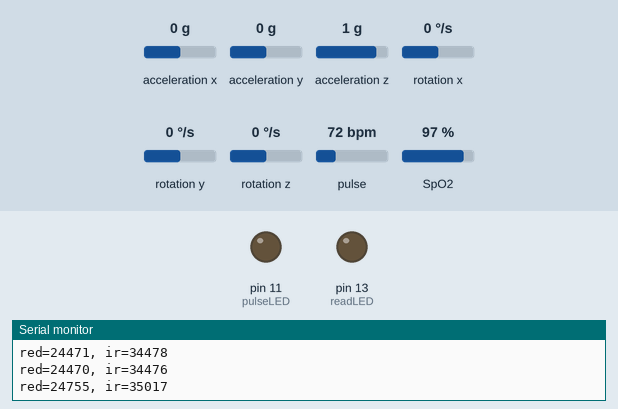
Recording of a sketch running on a simulated Arduino Uno, built with avr-gcc and run on an emulated ATmega328P. On the bench: output pins drawn as LEDs (lit = HIGH), the last lines printed to the serial monitor. Dashed ring = blinking. The test bench sets the inputs (shaded band); at power-on: pulse 72 bpm, acceleration x 0 g, acceleration y 0 g, acceleration z 1 g, rotation x 0 °/s, rotation y 0 °/s, rotation z 0 °/s, SpO2 97 %.

Above: at 1.7 s.
1.8 s: pulse set to 100 bpm
At 5.05 s:
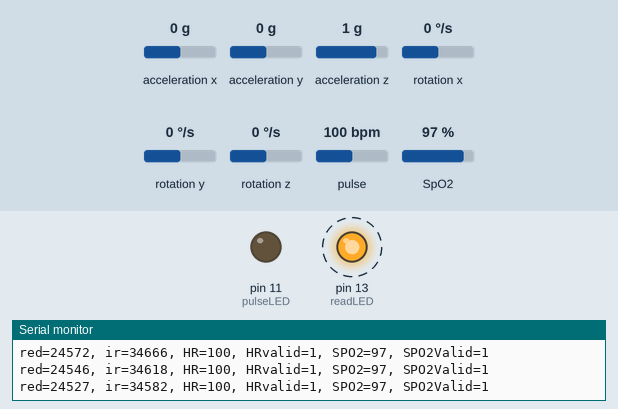
Timing chart, 0 to 12.5 s (numbered marks = the images above; inputs shaded):
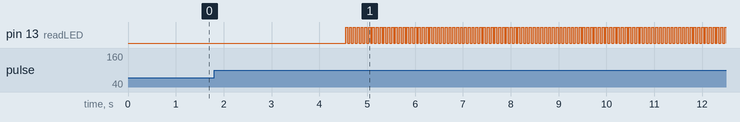

The sketch:

Example8_SPO2.ino
```cpp
// (licence header left out)
#include <Wire.h>
#include "MAX30105.h"
#include "spo2_algorithm.h"


#include "I2Cdev.h"

#include "MPU6050_6Axis_MotionApps20.h"
//#include "MPU6050.h" // not necessary if using MotionApps include file

// Arduino Wire library is required if I2Cdev I2CDEV_ARDUINO_WIRE implementation
// is used in I2Cdev.h
#if I2CDEV_IMPLEMENTATION == I2CDEV_ARDUINO_WIRE
    #include "Wire.h"
#endif
MPU6050 mpu;
#define OUTPUT_READABLE_YAWPITCHROLL


MAX30105 particleSensor;

#define MAX_BRIGHTNESS 255

#if defined(__AVR_ATmega328P__) || defined(__AVR_ATmega168__)
//Arduino Uno doesn't have enough SRAM to store 100 samples of IR led data and red led data in 32-bit format
//To solve this problem, 16-bit MSB of the sampled data will be truncated. Samples become 16-bit data.
uint16_t irBuffer[100]; //infrared LED sensor data
uint16_t redBuffer[100];  //red LED sensor data
#else
uint32_t irBuffer[100]; //infrared LED sensor data
uint32_t redBuffer[100];  //red LED sensor data
#endif

int32_t bufferLength; //data length
int32_t spo2; //SPO2 value
int8_t validSPO2; //indicator to show if the SPO2 calculation is valid
int32_t heartRate; //heart rate value
int8_t validHeartRate; //indicator to show if the heart rate calculation is valid

byte pulseLED = 11; //Must be on PWM pin
byte readLED = 13; //Blinks with each data read


// MPU control/status vars
bool dmpReady = false;  // set true if DMP init was successful
uint8_t mpuIntStatus;   // holds actual interrupt status byte from MPU
uint8_t devStatus;      // return status after each device operation (0 = success, !0 = error)
uint16_t packetSize;    // expected DMP packet size (default is 42 bytes)
uint16_t fifoCount;     // count of all bytes currently in FIFO
uint8_t fifoBuffer[64]; // FIFO storage buffer

// orientation/motion vars
Quaternion q;           // [w, x, y, z]         quaternion container
VectorInt16 aa;         // [x, y, z]            accel sensor measurements
VectorInt16 aaReal;     // [x, y, z]            gravity-free accel sensor measurements
VectorInt16 aaWorld;    // [x, y, z]            world-frame accel sensor measurements
VectorFloat gravity;    // [x, y, z]            gravity vector

float ypr[3];           // [yaw, pitch, roll]   yaw/pitch/roll container and gravity vector

// packet structure for InvenSense teapot demo
uint8_t teapotPacket[14] = { '$', 0x02, 0,0, 0,0, 0,0, 0,0, 0x00, 0x00, '\r', '\n' };


void setup()
{
  Serial.begin(115200); // initialize serial communication at 115200 bits per second:

  pinMode(pulseLED, OUTPUT);
  pinMode(readLED, OUTPUT);

  // Initialize sensor
  if (!particleSensor.begin(Wire, I2C_SPEED_FAST)) //Use default I2C port, 400kHz speed
  {
    Serial.println(F("MAX30105 was not found. Please check wiring/power."));
    while (1);
  }

 /* Serial.println(F("Attach sensor to finger with rubber band. Press any key to start conversion"));
  while (Serial.available() == 0) ; //wait until user presses a key
  Serial.read();
*/
  byte ledBrightness = 60; //Options: 0=Off to 255=50mA
  byte sampleAverage = 4; //Options: 1, 2, 4, 8, 16, 32
  byte ledMode = 2; //Options: 1 = Red only, 2 = Red + IR, 3 = Red + IR + Green
  byte sampleRate = 100; //Options: 50, 100, 200, 400, 800, 1000, 1600, 3200
  int pulseWidth = 411; //Options: 69, 118, 215, 411
  int adcRange = 4096; //Options: 2048, 4096, 8192, 16384

  particleSensor.setup(ledBrightness, sampleAverage, ledMode, sampleRate, pulseWidth, adcRange); //Configure sensor with these settings


 #if I2CDEV_IMPLEMENTATION == I2CDEV_ARDUINO_WIRE
        Wire.begin();
        TWBR = 24; // 400kHz I2C clock (200kHz if CPU is 8MHz)
    #elif I2CDEV_IMPLEMENTATION == I2CDEV_BUILTIN_FASTWIRE
        Fastwire::setup(400, true);
    #endif

    // initialize serial communication
    // (115200 chosen because it is required for Teapot Demo output, but it's
    // really up to you depending on your project)
   // Serial.begin(38400);
    while (!Serial); // wait for Leonardo enumeration, others continue immediately

    // NOTE: 8MHz or slower host processors, like the Teensy @ 3.3v or Ardunio
    // Pro Mini running at 3.3v, cannot handle this baud rate reliably due to
    // the baud timing being too misaligned with processor ticks. You must use
    // 38400 or slower in these cases, or use some kind of external separate
    // crystal solution for the UART timer.

    // initialize device
    Serial.println(F("Initializing I2C devices..."));
    mpu.initialize();

    // verify connection
    Serial.println(F("Testing device connections..."));
    Serial.println(mpu.testConnection() ? F("MPU6050 connection successful") : F("MPU6050 connection failed"));

    while (Serial.available() && Serial.read()); // empty buffer
    // load and configure the DMP
    Serial.println(F("Initializing DMP..."));
    devStatus = mpu.dmpInitialize();

    // supply your own gyro offsets here, scaled for min sensitivity
    mpu.setXGyroOffset(220);
    mpu.setYGyroOffset(76);
    mpu.setZGyroOffset(-85);
    mpu.setZAccelOffset(1788); // 1688 factory default for my test chip

    // make sure it worked (returns 0 if so)
    if (devStatus == 0) {
        // turn on the DMP, now that it's ready
        Serial.println(F("Enabling DMP..."));
        mpu.setDMPEnabled(true);

        // enable Arduino interrupt detection
        Serial.println(F("Enabling interrupt detection (Arduino external interrupt 0)..."));
        //attachInterrupt(0, dmpDataReady, RISING);
        mpuIntStatus = mpu.getIntStatus();

        // set our DMP Ready flag so the main loop() function knows it's okay to use it
        Serial.println(F("DMP ready! Waiting for first interrupt..."));
        dmpReady = true;

        // get expected DMP packet size for later comparison
        packetSize = mpu.dmpGetFIFOPacketSize();
    } else {
        // ERROR!
        // 1 = initial memory load failed
        // 2 = DMP configuration updates failed
        // (if it's going to break, usually the code will be 1)
        Serial.print(F("DMP Initialization failed (code "));
        Serial.print(devStatus);
        Serial.println(F(")"));
    }


}

void loop()
{
  bufferLength = 100; //buffer length of 100 stores 4 seconds of samples running at 25sps

  //read the first 100 samples, and determine the signal range
  for (byte i = 0 ; i < bufferLength ; i++)
  {
    while (particleSensor.available() == false) //do we have new data?
      particleSensor.check(); //Check the sensor for new data

    redBuffer[i] = particleSensor.getRed();
    irBuffer[i] = particleSensor.getIR();
    particleSensor.nextSample(); //We're finished with this sample so move to next sample

    Serial.print(F("red="));
    Serial.print(redBuffer[i], DEC);
    Serial.print(F(", ir="));
    Serial.println(irBuffer[i], DEC);
  }

  //calculate heart rate and SpO2 after first 100 samples (first 4 seconds of samples)
  maxim_heart_rate_and_oxygen_saturation(irBuffer, bufferLength, redBuffer, &spo2, &validSPO2, &heartRate, &validHeartRate);

  //Continuously taking samples from MAX30102.  Heart rate and SpO2 are calculated every 1 second
  while (1)
  {
    //dumping the first 25 sets of samples in the memory and shift the last 75 sets of samples to the top
    for (byte i = 25; i < 100; i++)
    {
      redBuffer[i - 25] = redBuffer[i];
      irBuffer[i - 25] = irBuffer[i];
    }

    //take 25 sets of samples before calculating the heart rate.
    for (byte i = 75; i < 100; i++)
    {
      while (particleSensor.available() == false) //do we have new data?
        particleSensor.check(); //Check the sensor for new data

      digitalWrite(readLED, !digitalRead(readLED)); //Blink onboard LED with every data read

      redBuffer[i] = particleSensor.getRed();
      irBuffer[i] = particleSensor.getIR();
      particleSensor.nextSample(); //We're finished with this sample so move to next sample

      //send samples and calculation result to terminal program through UART
      Serial.print(F("red="));
      Serial.print(redBuffer[i], DEC);
      Serial.print(F(", ir="));
      Serial.print(irBuffer[i], DEC);

      Serial.print(F(", HR="));
      Serial.print(heartRate, DEC);//心率

      Serial.print(F(", HRvalid="));
      Serial.print(validHeartRate, DEC);

      Serial.print(F(", SPO2="));
      Serial.print(spo2, DEC);//血氧饱和度

      Serial.print(F(", SPO2Valid="));
      Serial.println(validSPO2, DEC);
    }

    //After gathering 25 new samples recalculate HR and SP02
    maxim_heart_rate_and_oxygen_saturation(irBuffer, bufferLength, redBuffer, &spo2, &validSPO2, &heartRate, &validHeartRate);


     // if programming failed, don't try to do anything
    if (!dmpReady) return;
    mpuIntStatus = mpu.getIntStatus();

    // get current FIFO count
    fifoCount = mpu.getFIFOCount();

    // check for overflow (this should never happen unless our code is too inefficient)
    if ((mpuIntStatus & 0x10) || fifoCount == 1024) {
        // reset so we can continue cleanly
        mpu.resetFIFO();
        Serial.println(F("FIFO overflow!"));

    // otherwise, check for DMP data ready interrupt (this should happen frequently)
    } else if (mpuIntStatus & 0x02) {
        // wait for correct available data length, should be a VERY short wait
        while (fifoCount < packetSize) fifoCount = mpu.getFIFOCount();

        // read a packet from FIFO
        mpu.getFIFOBytes(fifoBuffer, packetSize);

        // track FIFO count here in case there is > 1 packet available
        // (this lets us immediately read more without waiting for an interrupt)
        fifoCount -= packetSize;
        #ifdef OUTPUT_READABLE_YAWPITCHROLL
            // display Euler angles in degrees
            mpu.dmpGetQuaternion(&q, fifoBuffer);
            mpu.dmpGetGravity(&gravity, &q);
            mpu.dmpGetYawPitchRoll(ypr, &q, &gravity);
            Serial.print("ypr\t");
            Serial.print(ypr[0] * 180/M_PI);
            Serial.print("\t");
            Serial.print(ypr[1] * 180/M_PI);
            Serial.print("\t");
            Serial.println(ypr[2] * 180/M_PI);
        #endif

    }
  }
}
```
